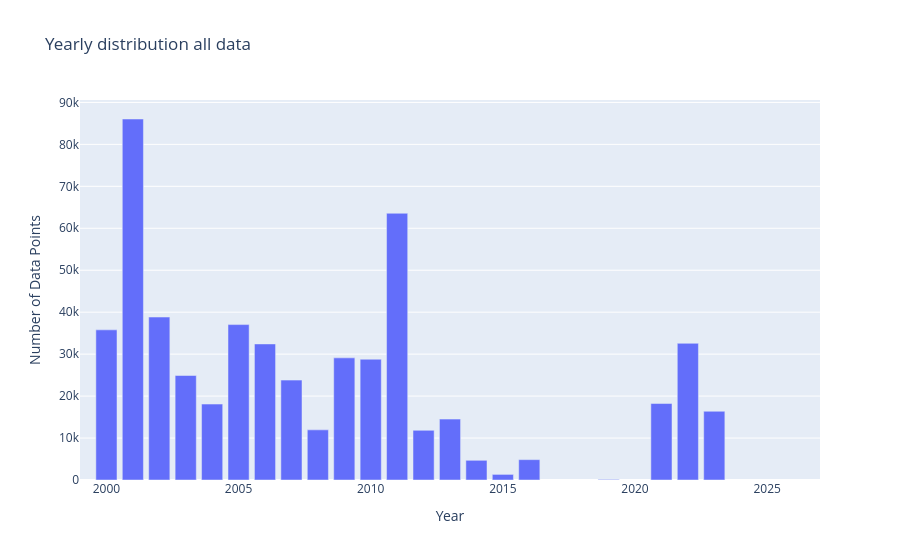

The notebook cell saved with this chart:
### Code cell
year_test=seabass.copy()
year_test['datetime'] = pd.to_datetime(year_test['datetime'])
year_test['year'] = year_test['datetime'].dt.year
grouped = year_test.groupby(['year']).size().reset_index(name='DataPoints')

# Create bar chart
fig = px.bar(grouped,x='year', y='DataPoints', title='Yearly distribution all data',
             labels={'year': 'Year', 'DataPoints': 'Number of Data Points', 'metadata': 'Metadata'},)
fig.update_xaxes(range=[1999,2027])
fig.update_layout(barmode='stack')  # ensures stacking
fig.show()

### Figure 1 — Plotly figure (JSON) as saved in the notebook; plotly's stock layout.template omitted (floating-point values rounded to 4 significant figures)
{"data": [{"hovertemplate": "Year=%{x}<br>Number of Data Points=%{y}<extra></extra>", "legendgroup": "", "marker": {"color": "#636efa", "pattern": {"shape": ""}}, "name": "", "orientation": "v", "showlegend": false, "textposition": "auto", "type": "bar", "x": [2000, 2001, 2002, 2003, 2004, 2005, 2006, 2007, 2008, 2009, 2010, 2011, 2012, 2013, 2014, 2015, 2016, 2019, 2021, 2022, 2023], "xaxis": "x", "y": [35788, 86046, 38837, 24905, 18098, 37043, 32434, 23806, 11950, 29111, 28785, 63576, 11838, 14510, 4695, 1335, 4850, 136, 18228, 32579, 16379], "yaxis": "y"}], "layout": {"autosize": true, "barmode": "stack", "legend": {"tracegroupgap": 0}, "title": {"text": "Yearly distribution all data"}, "xaxis": {"anchor": "y", "domain": [0, 1], "range": [1999, 2027], "title": {"text": "Year"}, "type": "linear"}, "yaxis": {"anchor": "x", "autorange": true, "domain": [0, 1], "range": [0, 90570.0], "title": {"text": "Number of Data Points"}, "type": "linear"}}}
